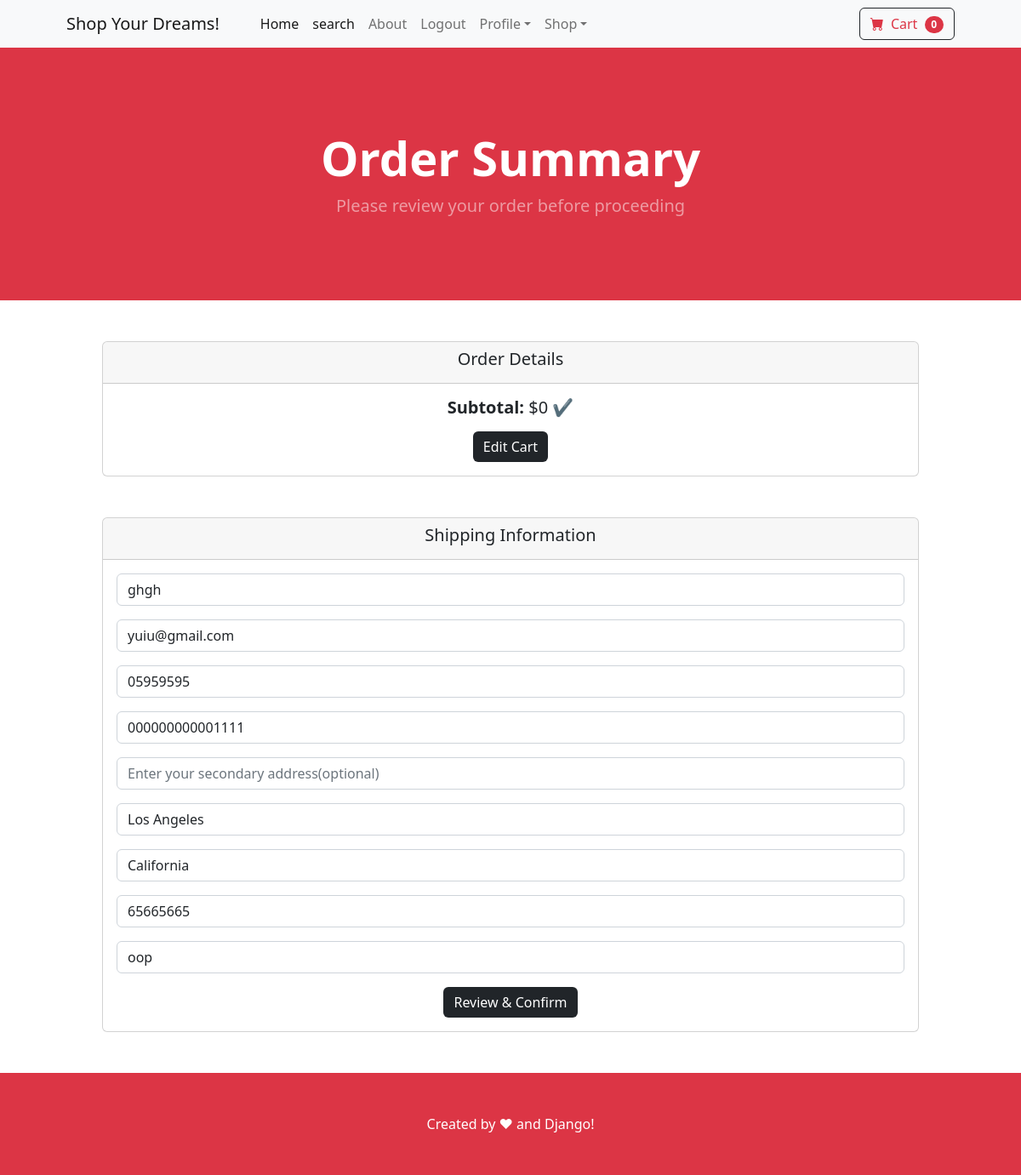
/payment/checkout/ (signed in), run on the app's committed database.
### payment/models.py (models this page shows, shortened)
class ShippingAddress(models.Model):
    user=models.ForeignKey(User,on_delete=models.CASCADE,null=True,blank=True)
    shipping_full_name=models.CharField(max_length=250,blank=True)
    shipping_email=models.CharField(max_length=300,blank=True)
    shipping_phone=models.CharField(max_length=25,blank=True)
    shipping_address1=models.CharField(max_length=250,blank=True)
    shipping_address2=models.CharField(max_length=250, blank=True, null=True)
    shipping_city=models.CharField(max_length=25,blank=True)
    shipping_state=models.CharField(max_length=25,blank=True)
    shipping_zipcode=models.CharField(max_length=25,blank=True)
    shipping_country=models.CharField(max_length=25,blank=True)
    class Meta:
        verbose_name_plural='Shipping Address'

### payment/views.py (the view)
# urls.py: path("checkout/", views.checkout,name="checkout"),
def checkout(req):
    cart=Cart(req)
    cart_products=cart.get_products()
    quantities=cart.get_quantities()
    total_price=cart.get_total_price()
    if req.user.is_authenticated:
        shipping_user=get_object_or_404(ShippingAddress,user__id=req.user.id)
        shipping_form=ShippingForm(req.POST or None, instance=shipping_user)
        return render(req,'payment/checkout.html',{'cart_products':cart_products,'quantities':quantities,
        'total_price':total_price,'shipping_form':shipping_form})
    else:
        shipping_form=ShippingForm(req.POST or None)
        return render(req,'payment/checkout.html',{'cart_products':cart_products,'quantities':quantities,
        'total_price':total_price,'shipping_form':shipping_form})

### cart/cart.py (called while the page is built, shortened)
    def __len__(self):
        return len(self.cart)

    def get_products(self):
        product_ids=self.cart.keys()
        products=Product.objects.filter(id__in=product_ids)
        return products

    def get_quantities(self):
        quantities=self.cart
        return quantities

    def get_total_price(self):
        product_ids=self.cart.keys()
        total_price=0
        products=Product.objects.filter(id__in=product_ids)
        return total_price

### cart/context_processors.py (called while the page is built)
def cart(req):
    return {'cart': Cart(req)}

### payment/templates/payment/checkout.html (shortened to what this page needs)
{%extends 'base.html'%}
{% load static %}
{%load humanize%}
{%block content%}
        <header class="bg-danger py-5">
            <div class="container px-4 px-lg-5 my-5">
                <div class="text-center text-white">
                    <h1 class="display-4 fw-bolder">Order Summary</h1>
                    <p class="lead fw-normal text-white-50 mb-0">Please review your order before proceeding</p>
                </div>
            </div>
        </header>
        <div  class="d-flex justify-content-center mb-5 mt-5 ">
            <div class="card" style="width:80vw;text-align:center;">
                <div class="card-header">
                   <h5>Order Details</h5>
                </div>
                <div class="card-body">
                    <h5><p><strong>Subtotal:</strong> ${{total_price|intcomma}} &#10004;</p> </h5>
                    <a href="{% url 'cart_summary' %}" style="border:none" class="btn btn-dark">Edit Cart</a>
                </div>
              </div>
        </div>
        <div  class="d-flex justify-content-center mb-5 mt-5 ">
            <div class="card" style="width:80vw;text-align:center;">
                <div class="card-header">
                   <h5>Shipping Information</h5>
                </div>
                <div class="card-body">
                    <form  action="{% url 'confirm_order' %}" method="POST">
                    {{shipping_form.as_p}}
                  <button type="submit" style="border:none" class="btn btn-dark">Review & Confirm</button>
                    </form>
                </div>
              </div>
        </div>
{%endblock%}

### shop/templates/base.html (style rules this page uses)
.btn { transition: transform 3s linear 4s !important; }

### data on the page
ShippingAddress: shipping_full_name "ghgh", shipping_email "yuiu@gmail.com", shipping_phone "05959595", shipping_address1 "000000000001111", shipping_city "Los Angeles", shipping_state "California", shipping_zipcode "65665665", shipping_country "oop"

### other printed values
{{ cart|length }} "0"
{{ total_price|intcomma }} "0"
